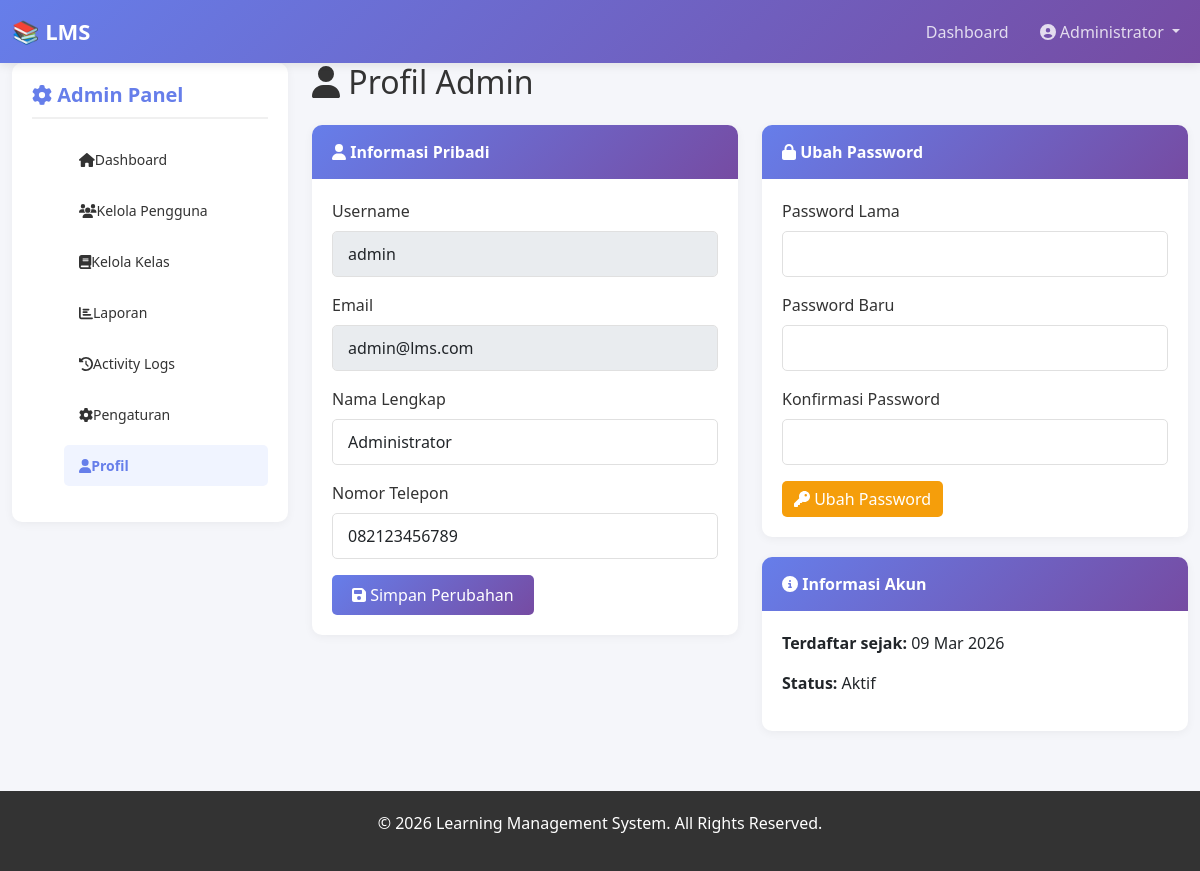
Screenshot of /admin/profile.php (signed in) with the database file from the repository.
### tables this page shows
CREATE TABLE `users` (
  `id` int(11) NOT NULL,
  `username` varchar(50) NOT NULL,
  `email` varchar(100) NOT NULL,
  `password` varchar(300) DEFAULT NULL,
  `full_name` varchar(100) NOT NULL,
  `phone` varchar(15) DEFAULT NULL,
  `role` enum('admin','teacher','student') NOT NULL,
  `avatar` varchar(255) DEFAULT NULL,
  `bio` text DEFAULT NULL,
  `status` enum('active','inactive') DEFAULT 'active',
  `created_at` timestamp NOT NULL DEFAULT current_timestamp(),
  `updated_at` timestamp NOT NULL DEFAULT current_timestamp() ON UPDATE current_timestamp()
);

### admin/profile.php (the view, shortened to what this page needs)
<?php
require '../includes/config.php';
$user_id = $_SESSION['user_id'];
$user_query = $conn->query("SELECT * FROM users WHERE id = $user_id");
$user = $user_query->fetch_assoc();
require '../includes/header.php';
?>
<div class="col-md-3 mb-4">
    <div class="sidebar">
        <h5><i class="fas fa-cog"></i> Admin Panel</h5>
        <ul class="sidebar-menu">
            <li><a href="dashboard.php"><i class="fas fa-home"></i> Dashboard</a></li>
            <li><a href="users.php"><i class="fas fa-users"></i> Kelola Pengguna</a></li>
            <li><a href="classes.php"><i class="fas fa-book"></i> Kelola Kelas</a></li>
            <li><a href="reports.php"><i class="fas fa-chart-bar"></i> Laporan</a></li>
            <li><a href="logs.php"><i class="fas fa-history"></i> Activity Logs</a></li>
            <li><a href="settings.php"><i class="fas fa-cog"></i> Pengaturan</a></li>
            <li><a href="profile.php" class="active"><i class="fas fa-user"></i> Profil</a></li>
        </ul>
    </div>
</div>
<div class="col-md-9">
    <h2 class="mb-4"><i class="fas fa-user"></i> Profil Admin</h2>
    <div class="row">
        <div class="col-md-6">
            <div class="card">
                <div class="card-header">
                    <i class="fas fa-user"></i> Informasi Pribadi
                </div>
                <div class="card-body">
                    <form method="POST">
                        <div class="mb-3">
                            <label for="username" class="form-label">Username</label>
                            <input type="text" class="form-control" id="username" value="<?php echo $user['username']; ?>" disabled>
                        </div>
                        <div class="mb-3">
                            <label for="email" class="form-label">Email</label>
                            <input type="email" class="form-control" id="email" value="<?php echo $user['email']; ?>" disabled>
                        </div>
                        <div class="mb-3">
                            <label for="full_name" class="form-label">Nama Lengkap</label>
                            <input type="text" class="form-control" id="full_name" name="full_name" value="<?php echo $user['full_name']; ?>" required>
                        </div>
                        <div class="mb-3">
                            <label for="phone" class="form-label">Nomor Telepon</label>
                            <input type="text" class="form-control" id="phone" name="phone" value="<?php echo $user['phone']; ?>">
                        </div>
                        <button type="submit" name="update_profile" class="btn btn-primary">
                            <i class="fas fa-save"></i> Simpan Perubahan
                        </button>
                    </form>
                </div>
            </div>
        </div>
        <div class="col-md-6">
            <div class="card">
                <div class="card-header">
                    <i class="fas fa-lock"></i> Ubah Password
                </div>
                <div class="card-body">
                    <form method="POST">
                        <div class="mb-3">
                            <label for="old_password" class="form-label">Password Lama</label>
                            <input type="password" class="form-control" id="old_password" name="old_password" required>
                        </div>
                        <div class="mb-3">
                            <label for="new_password" class="form-label">Password Baru</label>
                            <input type="password" class="form-control" id="new_password" name="new_password" required>
                        </div>
                        <div class="mb-3">
                            <label for="confirm_password" class="form-label">Konfirmasi Password</label>
                            <input type="password" class="form-control" id="confirm_password" name="confirm_password" required>
                        </div>
                        <button type="submit" name="change_password" class="btn btn-warning">
                            <i class="fas fa-key"></i> Ubah Password
                        </button>
                    </form>
                </div>
            </div>
            <div class="card mt-3">
                <div class="card-header">
                    <i class="fas fa-info-circle"></i> Informasi Akun
                </div>
                <div class="card-body">
                    <p><strong>Terdaftar sejak:</strong> <?php echo date('d M Y', strtotime($user['created_at'])); ?></p>
                    <p><strong>Status:</strong> <?php echo $user['status'] == 'active' ? 'Aktif' : 'Tidak Aktif'; ?></p>
                </div>
            </div>
        </div>
    </div>
</div>
<?php require '../includes/footer.php'; ?>

### assets/css/style.css (style rules this page uses)
* { margin: 0; padding: 0; box-sizing: border-box; }
body { font-family: 'Segoe UI', Tahoma, Geneva, Verdana, sans-serif; background-color: #f5f6fa; color: #333; }
.sidebar { background: white; border-radius: 10px; padding: 20px; box-shadow: 0 2px 10px rgba(0, 0, 0, 0.05); position: sticky; top: 20px; height: fit-content; }
.sidebar h5 { color: #667eea; font-weight: bold; margin-bottom: 20px; padding-bottom: 10px; border-bottom: 2px solid #f0f0f0; }
.sidebar-menu { list-style: none; }
.sidebar-menu li { margin-bottom: 10px; }
.sidebar-menu a { color: #333; text-decoration: none; display: flex; align-items: center; padding: 10px 15px; border-radius: 5px; transition: 0.3s; font-size: 14px; }
.sidebar-menu a:hover, .sidebar-menu a.active { background: #f0f4ff; color: #667eea; font-weight: bold; }
.card { border: none; border-radius: 10px; box-shadow: 0 2px 10px rgba(0, 0, 0, 0.05); transition: 0.3s; margin-bottom: 20px; }
.card-header { background: linear-gradient(135deg, #667eea 0%, #764ba2 100%); color: white; border: none; border-radius: 10px 10px 0 0 !important; padding: 15px 20px; font-weight: bold; }
.card-body { padding: 20px; }
.btn-primary { background: linear-gradient(135deg, #667eea 0%, #764ba2 100%); border: none; border-radius: 5px; padding: 8px 20px; transition: 0.3s; }
.btn-warning { background: #f59e0b; border: none; border-radius: 5px; color: white; }
.form-control, .form-select { border: 1px solid #e0e0e0; border-radius: 5px; padding: 10px 15px; }
.form-label { font-weight: 500; margin-bottom: 8px; color: #333; }

### rows the page displays
users: username "admin", email "admin@lms.com", full_name "Administrator", phone "082123456789", created_at "09 Mar 2026"

### other values shown
substr($full_name, 0, 20) "Administrator"
